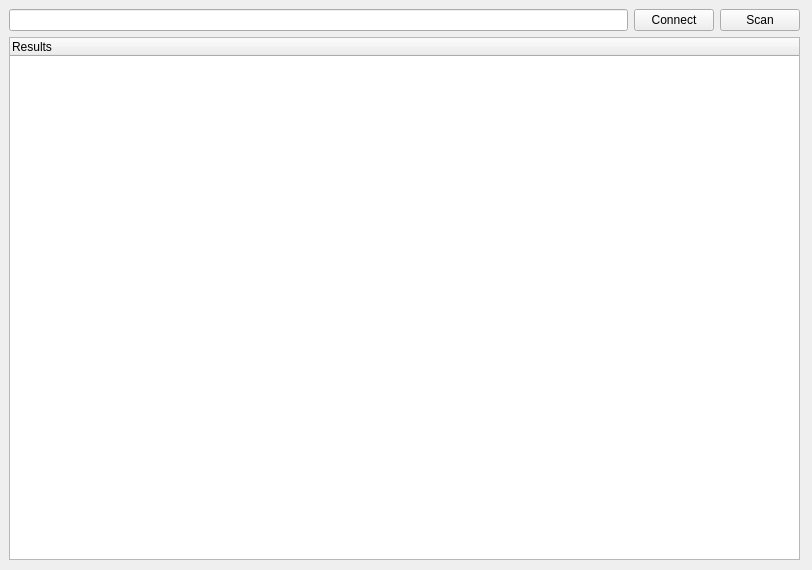
<?xml version="1.0" encoding="UTF-8"?>
<ui version="4.0">
 <class>uPnPScannerForm</class>
 <widget class="QWidget" name="uPnPScannerForm">
  <property name="geometry">
   <rect>
    <x>0</x>
    <y>0</y>
    <width>812</width>
    <height>570</height>
   </rect>
  </property>
  <property name="windowTitle">
   <string>uPnP Scanner</string>
  </property>
  <widget class="QWidget" name="verticalLayoutWidget">
   <property name="geometry">
    <rect>
     <x>9</x>
     <y>9</y>
     <width>791</width>
     <height>551</height>
    </rect>
   </property>
   <layout class="QVBoxLayout" name="verticalLayout">
    <item>
     <layout class="QHBoxLayout" name="horizontalLayout">
      <item>
       <widget class="QLineEdit" name="serverUrl"/>
      </item>
      <item>
       <widget class="QPushButton" name="connectButton">
        <property name="text">
         <string>Connect</string>
        </property>
       </widget>
      </item>
      <item>
       <widget class="QPushButton" name="scanButton">
        <property name="text">
         <string>Scan</string>
        </property>
       </widget>
      </item>
     </layout>
    </item>
    <item>
     <widget class="QTreeWidget" name="resultTree">
      <column>
       <property name="text">
        <string notr="true">Results</string>
       </property>
      </column>
     </widget>
    </item>
   </layout>
  </widget>
 </widget>
 <resources/>
 <connections/>
</ui>
